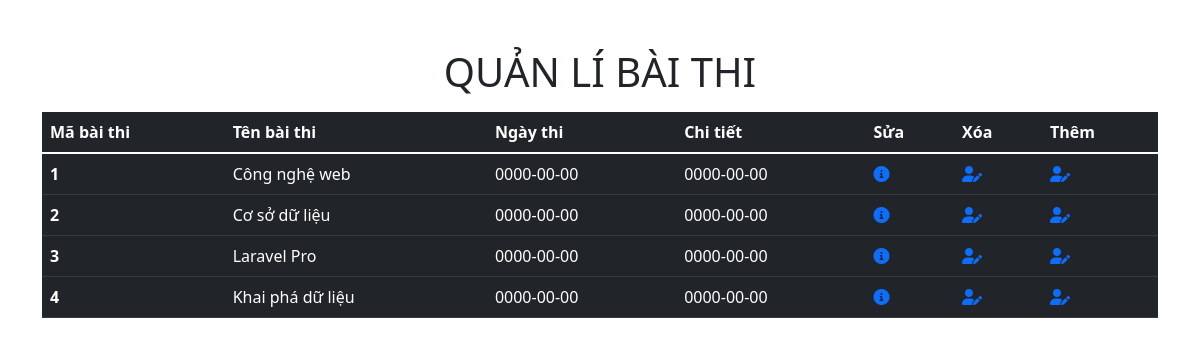
The page / on the database its author committed.
### tables this page shows
CREATE TABLE `exams` (
  `id` int(11) NOT NULL,
  `exam_title` varchar(255) NOT NULL,
  `exam_datetime` date NOT NULL,
  `duration` time NOT NULL,
  `total_question` int(10) NOT NULL,
  `marks_per_right_answer` float NOT NULL,
  `created_on` date NOT NULL,
  `status` enum('Pending','Created','Started','Completed') NOT NULL,
  `exam_code` int(10) NOT NULL
);

### src/index.php (the view)
<?php
include './same/header.php';
?>
<main class="container mt-5">
    <h1 class= ' text-center text-dark mt-5 '>QUẢN LÍ BÀI THI</h1>
    <table class="table table-dark mt-3">
        <thead>
            <tr>
            <th scope="col">Mã bài thi </th>
            <th scope="col">Tên bài thi</th>
            <th scope="col">Ngày thi</th>
            <th scope="col">Chi tiết</th>
            <th scope="col">Sửa</th>
            <th scope="col">Xóa</th>
            <th scope="col">Thêm</th>
            </tr>
        </thead>
        <tbody>
            <?php
                include 'config.php';
                $sql = 'SELECT * FROM exams';
                $result = mysqli_query($conn, $sql);
                if(mysqli_num_rows($result)>0)
                {
                    while($row= mysqli_fetch_assoc($result)){
                        echo '<tr>';
                            echo '<th scope="row">'.$row['id'].'</th>';
                            echo '<td>'.$row['exam_title'].'</td>';
                            echo '<td>'.$row['exam_datetime'].'</td>';
                            echo '<td>'.$row['exam_datetime'].'</td>';
                            echo '<td><a href="chitiet.php?id='.$row['id'].'"><i class="fa-solid fa-circle-info"></i></a></td>';
                            echo '<td><a href="sua.php?id='.$row['id'].'"><i class="fas fa-user-edit"></i></a></td>';
                            echo '<td><a href="them.php?id='.$row['id'].'"><i class="fas fa-user-edit"></i></a></td>';
                        echo '</tr>';
                    }
                }
            ?>
        </tbody>
    </table>
</main>

### src/same/header.php (shortened to what this page needs)
<!doctype html>
<html lang="en">
  <head>
    <link href="https://cdn.jsdelivr.net/npm/bootstrap@5.1.3/dist/css/bootstrap.min.css" rel="stylesheet">
    <link rel="stylesheet" href="https://cdnjs.cloudflare.com/ajax/libs/font-awesome/6.0.0-beta2/css/all.min.css" />
  </head>
  <body>

### rows shown on the page
exams: id "1", exam_title "Công nghệ web", exam_datetime "0000-00-00"
exams: id "2", exam_title "Cơ sở dữ liệu", exam_datetime "0000-00-00"
exams: id "3", exam_title "Laravel Pro", exam_datetime "0000-00-00"
exams: id "4", exam_title "Khai phá dữ liệu", exam_datetime "0000-00-00"
